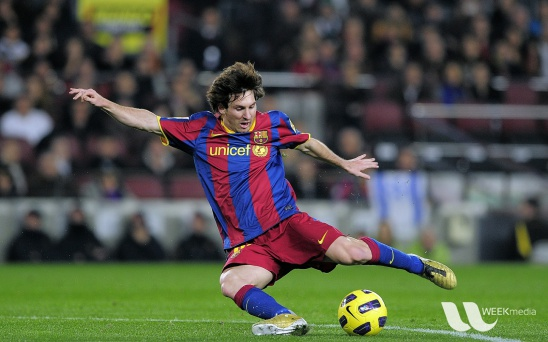
#> input picture images/messi5.jpg, 548 x 342 px, found by its file name
$ python rotate.py
#> lines starting #> are read from the running program, lines starting #| are printed output that depends on the picture
import cv2
import numpy as np

img = cv2.imread('E:\opencv\messi5.jpg',0)
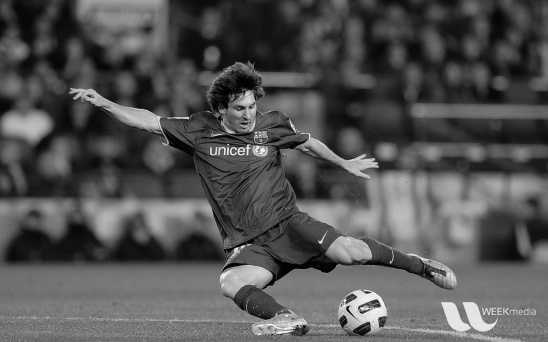
#> img: shape (342, 548); min 0, max 253, mean 83.3
rows,cols = img.shape[:2]
#> rows = 342; cols = 548

#                          center,     angle, scale
M = cv2.getRotationMatrix2D((cols/2,rows/2),90,float(rows)/cols)
dst = cv2.warpAffine(img,M,(cols,rows))
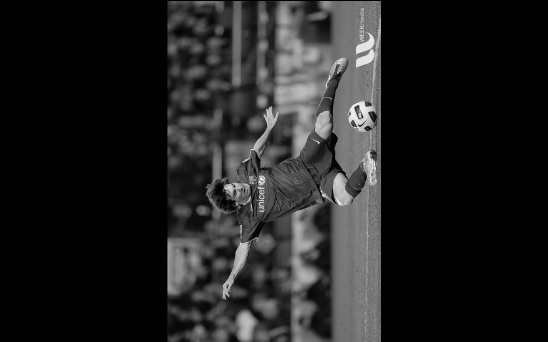
#> dst: shape (342, 548); min 0, max 250, mean 32.4

cv2.imshow('img',dst)
cv2.waitKey(0)
cv2.destroyAllWindows()

$ run again, with images/sudoku.jpg copied over images/messi5.jpg
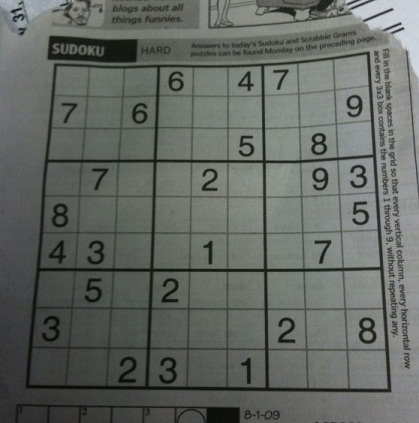
#> input picture images/sudoku.jpg, 419 x 423 px, found by its file name
#> `dst = cv2.warpAffine(img,M,(cols,rows))`:
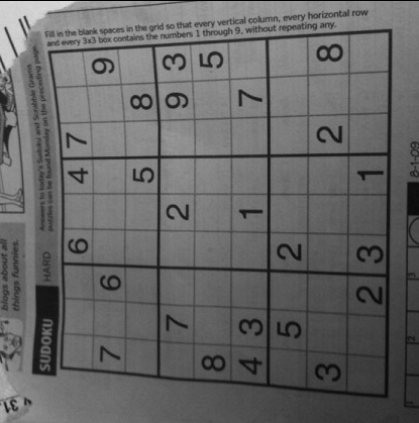
#> dst: shape (423, 419); min 0, max 217, mean 101.7
